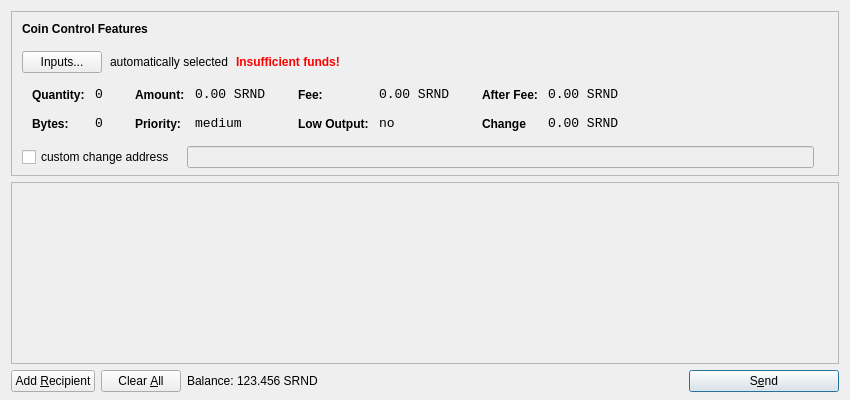
<?xml version="1.0" encoding="UTF-8"?>
<ui version="4.0">
 <class>SendCoinsDialog</class>
 <widget class="QDialog" name="SendCoinsDialog">
  <property name="geometry">
   <rect>
    <x>0</x>
    <y>0</y>
    <width>850</width>
    <height>400</height>
   </rect>
  </property>
  <property name="windowTitle">
   <string>Send Coins</string>
  </property>
  <layout class="QVBoxLayout" name="verticalLayout" stretch="0,1,0">
   <property name="bottomMargin">
    <number>8</number>
   </property>
   <item>
    <widget class="QFrame" name="frameCoinControl">
     <property name="sizePolicy">
      <sizepolicy hsizetype="Expanding" vsizetype="Expanding">
       <horstretch>0</horstretch>
       <verstretch>0</verstretch>
      </sizepolicy>
     </property>
     <property name="maximumSize">
      <size>
       <width>16777215</width>
       <height>16777215</height>
      </size>
     </property>
     <property name="frameShape">
      <enum>QFrame::StyledPanel</enum>
     </property>
     <property name="frameShadow">
      <enum>QFrame::Sunken</enum>
     </property>
     <layout class="QVBoxLayout" name="verticalLayoutCoinControl2">
      <property name="spacing">
       <number>-1</number>
      </property>
      <property name="leftMargin">
       <number>0</number>
      </property>
      <property name="topMargin">
       <number>0</number>
      </property>
      <property name="rightMargin">
       <number>0</number>
      </property>
      <property name="bottomMargin">
       <number>6</number>
      </property>
      <item>
       <layout class="QVBoxLayout" name="verticalLayoutCoinControl" stretch="0,0,0,0,1">
        <property name="spacing">
         <number>0</number>
        </property>
        <property name="leftMargin">
         <number>10</number>
        </property>
        <property name="topMargin">
         <number>10</number>
        </property>
        <item>
         <layout class="QHBoxLayout" name="horizontalLayoutCoinControl1">
          <property name="bottomMargin">
           <number>15</number>
          </property>
          <item>
           <widget class="QLabel" name="labelCoinControlFeatures">
            <property name="sizePolicy">
             <sizepolicy hsizetype="Preferred" vsizetype="Maximum">
              <horstretch>0</horstretch>
              <verstretch>0</verstretch>
             </sizepolicy>
            </property>
            <property name="font">
             <font>
              <weight>75</weight>
              <bold>true</bold>
             </font>
            </property>
            <property name="styleSheet">
             <string notr="true">font-weight:bold;</string>
            </property>
            <property name="text">
             <string>Coin Control Features</string>
            </property>
           </widget>
          </item>
         </layout>
        </item>
        <item>
         <layout class="QHBoxLayout" name="horizontalLayoutCoinControl2" stretch="0,0,0,0">
          <property name="spacing">
           <number>8</number>
          </property>
          <property name="bottomMargin">
           <number>10</number>
          </property>
          <item>
           <widget class="QPushButton" name="pushButtonCoinControl">
            <property name="styleSheet">
             <string notr="true"/>
            </property>
            <property name="text">
             <string>Inputs...</string>
            </property>
           </widget>
          </item>
          <item>
           <widget class="QLabel" name="labelCoinControlAutomaticallySelected">
            <property name="text">
             <string>automatically selected</string>
            </property>
            <property name="margin">
             <number>5</number>
            </property>
           </widget>
          </item>
          <item>
           <widget class="QLabel" name="labelCoinControlInsuffFunds">
            <property name="font">
             <font>
              <weight>75</weight>
              <bold>true</bold>
             </font>
            </property>
            <property name="styleSheet">
             <string notr="true">color:red;font-weight:bold;</string>
            </property>
            <property name="text">
             <string>Insufficient funds!</string>
            </property>
            <property name="margin">
             <number>5</number>
            </property>
           </widget>
          </item>
          <item>
           <spacer name="horizontalSpacerCoinControl">
            <property name="orientation">
             <enum>Qt::Horizontal</enum>
            </property>
            <property name="sizeHint" stdset="0">
             <size>
              <width>40</width>
              <height>1</height>
             </size>
            </property>
           </spacer>
          </item>
         </layout>
        </item>
        <item>
         <widget class="QWidget" name="widgetCoinControl" native="true">
          <property name="sizePolicy">
           <sizepolicy hsizetype="Preferred" vsizetype="Preferred">
            <horstretch>0</horstretch>
            <verstretch>0</verstretch>
           </sizepolicy>
          </property>
          <property name="minimumSize">
           <size>
            <width>0</width>
            <height>0</height>
           </size>
          </property>
          <property name="styleSheet">
           <string notr="true"/>
          </property>
          <layout class="QHBoxLayout" name="horizontalLayoutCoinControl5">
           <property name="margin">
            <number>0</number>
           </property>
           <item>
            <layout class="QHBoxLayout" name="horizontalLayoutCoinControl3" stretch="0,0,0,1">
             <property name="spacing">
              <number>20</number>
             </property>
             <property name="topMargin">
              <number>0</number>
             </property>
             <property name="bottomMargin">
              <number>10</number>
             </property>
             <item>
              <layout class="QFormLayout" name="formLayoutCoinControl1">
               <property name="horizontalSpacing">
                <number>10</number>
               </property>
               <property name="verticalSpacing">
                <number>14</number>
               </property>
               <property name="leftMargin">
                <number>10</number>
               </property>
               <property name="topMargin">
                <number>4</number>
               </property>
               <property name="rightMargin">
                <number>6</number>
               </property>
               <item row="0" column="0">
                <widget class="QLabel" name="labelCoinControlQuantityText">
                 <property name="styleSheet">
                  <string notr="true">font-weight:bold;</string>
                 </property>
                 <property name="text">
                  <string>Quantity:</string>
                 </property>
                 <property name="margin">
                  <number>0</number>
                 </property>
                </widget>
               </item>
               <item row="0" column="1">
                <widget class="QLabel" name="labelCoinControlQuantity">
                 <property name="font">
                  <font>
                   <family>Monospace</family>
                   <pointsize>10</pointsize>
                  </font>
                 </property>
                 <property name="cursor">
                  <cursorShape>IBeamCursor</cursorShape>
                 </property>
                 <property name="contextMenuPolicy">
                  <enum>Qt::ActionsContextMenu</enum>
                 </property>
                 <property name="text">
                  <string>0</string>
                 </property>
                 <property name="margin">
                  <number>0</number>
                 </property>
                 <property name="textInteractionFlags">
                  <set>Qt::LinksAccessibleByMouse|Qt::TextSelectableByKeyboard|Qt::TextSelectableByMouse</set>
                 </property>
                </widget>
               </item>
               <item row="1" column="0">
                <widget class="QLabel" name="labelCoinControlBytesText">
                 <property name="styleSheet">
                  <string notr="true">font-weight:bold;</string>
                 </property>
                 <property name="text">
                  <string>Bytes:</string>
                 </property>
                </widget>
               </item>
               <item row="1" column="1">
                <widget class="QLabel" name="labelCoinControlBytes">
                 <property name="font">
                  <font>
                   <family>Monospace</family>
                   <pointsize>10</pointsize>
                  </font>
                 </property>
                 <property name="cursor">
                  <cursorShape>IBeamCursor</cursorShape>
                 </property>
                 <property name="contextMenuPolicy">
                  <enum>Qt::ActionsContextMenu</enum>
                 </property>
                 <property name="text">
                  <string>0</string>
                 </property>
                 <property name="textInteractionFlags">
                  <set>Qt::LinksAccessibleByMouse|Qt::TextSelectableByKeyboard|Qt::TextSelectableByMouse</set>
                 </property>
                </widget>
               </item>
              </layout>
             </item>
             <item>
              <layout class="QFormLayout" name="formLayoutCoinControl2">
               <property name="horizontalSpacing">
                <number>10</number>
               </property>
               <property name="verticalSpacing">
                <number>14</number>
               </property>
               <property name="leftMargin">
                <number>6</number>
               </property>
               <property name="topMargin">
                <number>4</number>
               </property>
               <property name="rightMargin">
                <number>6</number>
               </property>
               <item row="0" column="0">
                <widget class="QLabel" name="labelCoinControlAmountText">
                 <property name="styleSheet">
                  <string notr="true">font-weight:bold;</string>
                 </property>
                 <property name="text">
                  <string>Amount:</string>
                 </property>
                 <property name="margin">
                  <number>0</number>
                 </property>
                </widget>
               </item>
               <item row="0" column="1">
                <widget class="QLabel" name="labelCoinControlAmount">
                 <property name="font">
                  <font>
                   <family>Monospace</family>
                   <pointsize>10</pointsize>
                  </font>
                 </property>
                 <property name="cursor">
                  <cursorShape>IBeamCursor</cursorShape>
                 </property>
                 <property name="contextMenuPolicy">
                  <enum>Qt::ActionsContextMenu</enum>
                 </property>
                 <property name="text">
                  <string>0.00 SRND</string>
                 </property>
                 <property name="textInteractionFlags">
                  <set>Qt::LinksAccessibleByMouse|Qt::TextSelectableByKeyboard|Qt::TextSelectableByMouse</set>
                 </property>
                </widget>
               </item>
               <item row="1" column="0">
                <widget class="QLabel" name="labelCoinControlPriorityText">
                 <property name="styleSheet">
                  <string notr="true">font-weight:bold;</string>
                 </property>
                 <property name="text">
                  <string>Priority:</string>
                 </property>
                </widget>
               </item>
               <item row="1" column="1">
                <widget class="QLabel" name="labelCoinControlPriority">
                 <property name="font">
                  <font>
                   <family>Monospace</family>
                   <pointsize>10</pointsize>
                  </font>
                 </property>
                 <property name="cursor">
                  <cursorShape>IBeamCursor</cursorShape>
                 </property>
                 <property name="contextMenuPolicy">
                  <enum>Qt::ActionsContextMenu</enum>
                 </property>
                 <property name="text">
                  <string>medium</string>
                 </property>
                 <property name="textInteractionFlags">
                  <set>Qt::LinksAccessibleByMouse|Qt::TextSelectableByKeyboard|Qt::TextSelectableByMouse</set>
                 </property>
                </widget>
               </item>
              </layout>
             </item>
             <item>
              <layout class="QFormLayout" name="formLayoutCoinControl3">
               <property name="horizontalSpacing">
                <number>10</number>
               </property>
               <property name="verticalSpacing">
                <number>14</number>
               </property>
               <property name="leftMargin">
                <number>6</number>
               </property>
               <property name="topMargin">
                <number>4</number>
               </property>
               <property name="rightMargin">
                <number>6</number>
               </property>
               <item row="0" column="0">
                <widget class="QLabel" name="labelCoinControlFeeText">
                 <property name="styleSheet">
                  <string notr="true">font-weight:bold;</string>
                 </property>
                 <property name="text">
                  <string>Fee:</string>
                 </property>
                 <property name="margin">
                  <number>0</number>
                 </property>
                </widget>
               </item>
               <item row="0" column="1">
                <widget class="QLabel" name="labelCoinControlFee">
                 <property name="font">
                  <font>
                   <family>Monospace</family>
                   <pointsize>10</pointsize>
                  </font>
                 </property>
                 <property name="cursor">
                  <cursorShape>IBeamCursor</cursorShape>
                 </property>
                 <property name="contextMenuPolicy">
                  <enum>Qt::ActionsContextMenu</enum>
                 </property>
                 <property name="text">
                  <string>0.00 SRND</string>
                 </property>
                 <property name="textInteractionFlags">
                  <set>Qt::LinksAccessibleByMouse|Qt::TextSelectableByKeyboard|Qt::TextSelectableByMouse</set>
                 </property>
                </widget>
               </item>
               <item row="1" column="0">
                <widget class="QLabel" name="labelCoinControlLowOutputText">
                 <property name="styleSheet">
                  <string notr="true">font-weight:bold;</string>
                 </property>
                 <property name="text">
                  <string>Low Output:</string>
                 </property>
                </widget>
               </item>
               <item row="1" column="1">
                <widget class="QLabel" name="labelCoinControlLowOutput">
                 <property name="font">
                  <font>
                   <family>Monospace</family>
                   <pointsize>10</pointsize>
                  </font>
                 </property>
                 <property name="cursor">
                  <cursorShape>IBeamCursor</cursorShape>
                 </property>
                 <property name="contextMenuPolicy">
                  <enum>Qt::ActionsContextMenu</enum>
                 </property>
                 <property name="text">
                  <string>no</string>
                 </property>
                 <property name="textInteractionFlags">
                  <set>Qt::LinksAccessibleByMouse|Qt::TextSelectableByKeyboard|Qt::TextSelectableByMouse</set>
                 </property>
                </widget>
               </item>
              </layout>
             </item>
             <item>
              <layout class="QFormLayout" name="formLayoutCoinControl4">
               <property name="horizontalSpacing">
                <number>10</number>
               </property>
               <property name="verticalSpacing">
                <number>14</number>
               </property>
               <property name="leftMargin">
                <number>6</number>
               </property>
               <property name="topMargin">
                <number>4</number>
               </property>
               <property name="rightMargin">
                <number>6</number>
               </property>
               <item row="0" column="0">
                <widget class="QLabel" name="labelCoinControlAfterFeeText">
                 <property name="styleSheet">
                  <string notr="true">font-weight:bold;</string>
                 </property>
                 <property name="text">
                  <string>After Fee:</string>
                 </property>
                 <property name="margin">
                  <number>0</number>
                 </property>
                </widget>
               </item>
               <item row="0" column="1">
                <widget class="QLabel" name="labelCoinControlAfterFee">
                 <property name="font">
                  <font>
                   <family>Monospace</family>
                   <pointsize>10</pointsize>
                  </font>
                 </property>
                 <property name="cursor">
                  <cursorShape>IBeamCursor</cursorShape>
                 </property>
                 <property name="contextMenuPolicy">
                  <enum>Qt::ActionsContextMenu</enum>
                 </property>
                 <property name="text">
                  <string>0.00 SRND</string>
                 </property>
                 <property name="textInteractionFlags">
                  <set>Qt::LinksAccessibleByMouse|Qt::TextSelectableByKeyboard|Qt::TextSelectableByMouse</set>
                 </property>
                </widget>
               </item>
               <item row="1" column="0">
                <widget class="QLabel" name="labelCoinControlChangeText">
                 <property name="styleSheet">
                  <string notr="true">font-weight:bold;</string>
                 </property>
                 <property name="text">
                  <string>Change</string>
                 </property>
                </widget>
               </item>
               <item row="1" column="1">
                <widget class="QLabel" name="labelCoinControlChange">
                 <property name="font">
                  <font>
                   <family>Monospace</family>
                   <pointsize>10</pointsize>
                  </font>
                 </property>
                 <property name="cursor">
                  <cursorShape>IBeamCursor</cursorShape>
                 </property>
                 <property name="contextMenuPolicy">
                  <enum>Qt::ActionsContextMenu</enum>
                 </property>
                 <property name="text">
                  <string>0.00 SRND</string>
                 </property>
                 <property name="textInteractionFlags">
                  <set>Qt::LinksAccessibleByMouse|Qt::TextSelectableByKeyboard|Qt::TextSelectableByMouse</set>
                 </property>
                </widget>
               </item>
              </layout>
             </item>
            </layout>
           </item>
          </layout>
         </widget>
        </item>
        <item>
         <layout class="QHBoxLayout" name="horizontalLayoutCoinControl4" stretch="0,0,0">
          <property name="spacing">
           <number>12</number>
          </property>
          <property name="sizeConstraint">
           <enum>QLayout::SetDefaultConstraint</enum>
          </property>
          <property name="topMargin">
           <number>5</number>
          </property>
          <property name="rightMargin">
           <number>5</number>
          </property>
          <item>
           <widget class="QCheckBox" name="checkBoxCoinControlChange">
            <property name="text">
             <string>custom change address</string>
            </property>
           </widget>
          </item>
          <item>
           <widget class="QLineEdit" name="lineEditCoinControlChange">
            <property name="enabled">
             <bool>false</bool>
            </property>
            <property name="sizePolicy">
             <sizepolicy hsizetype="Expanding" vsizetype="Fixed">
              <horstretch>0</horstretch>
              <verstretch>0</verstretch>
             </sizepolicy>
            </property>
           </widget>
          </item>
          <item>
           <widget class="QLabel" name="labelCoinControlChangeLabel">
            <property name="sizePolicy">
             <sizepolicy hsizetype="Preferred" vsizetype="Expanding">
              <horstretch>0</horstretch>
              <verstretch>0</verstretch>
             </sizepolicy>
            </property>
            <property name="minimumSize">
             <size>
              <width>0</width>
              <height>0</height>
             </size>
            </property>
            <property name="text">
             <string/>
            </property>
            <property name="margin">
             <number>3</number>
            </property>
           </widget>
          </item>
         </layout>
        </item>
        <item>
         <spacer name="verticalSpacerCoinControl">
          <property name="orientation">
           <enum>Qt::Vertical</enum>
          </property>
          <property name="sizeHint" stdset="0">
           <size>
            <width>800</width>
            <height>1</height>
           </size>
          </property>
         </spacer>
        </item>
       </layout>
      </item>
     </layout>
    </widget>
   </item>
   <item>
    <widget class="QScrollArea" name="scrollArea">
     <property name="widgetResizable">
      <bool>true</bool>
     </property>
     <widget class="QWidget" name="scrollAreaWidgetContents">
      <property name="geometry">
       <rect>
        <x>0</x>
        <y>0</y>
        <width>830</width>
        <height>165</height>
       </rect>
      </property>
      <layout class="QVBoxLayout" name="verticalLayout_2">
       <property name="margin">
        <number>0</number>
       </property>
       <item>
        <layout class="QVBoxLayout" name="entries">
         <property name="spacing">
          <number>6</number>
         </property>
        </layout>
       </item>
       <item>
        <spacer name="verticalSpacer">
         <property name="orientation">
          <enum>Qt::Vertical</enum>
         </property>
         <property name="sizeHint" stdset="0">
          <size>
           <width>20</width>
           <height>40</height>
          </size>
         </property>
        </spacer>
       </item>
      </layout>
     </widget>
    </widget>
   </item>
   <item>
    <layout class="QHBoxLayout" name="horizontalLayout">
     <item>
      <widget class="QPushButton" name="addButton">
       <property name="toolTip">
        <string>Send to multiple recipients at once</string>
       </property>
       <property name="text">
        <string>Add &amp;Recipient</string>
       </property>
       <property name="icon">
        <iconset resource="../bitcoin.qrc">
         <normaloff>:/icons/add</normaloff>:/icons/add</iconset>
       </property>
       <property name="autoDefault">
        <bool>false</bool>
       </property>
      </widget>
     </item>
     <item>
      <widget class="QPushButton" name="clearButton">
       <property name="sizePolicy">
        <sizepolicy hsizetype="Minimum" vsizetype="Fixed">
         <horstretch>0</horstretch>
         <verstretch>0</verstretch>
        </sizepolicy>
       </property>
       <property name="toolTip">
        <string>Remove all transaction fields</string>
       </property>
       <property name="text">
        <string>Clear &amp;All</string>
       </property>
       <property name="icon">
        <iconset resource="../bitcoin.qrc">
         <normaloff>:/icons/remove</normaloff>:/icons/remove</iconset>
       </property>
       <property name="autoRepeatDelay">
        <number>300</number>
       </property>
       <property name="autoDefault">
        <bool>false</bool>
       </property>
      </widget>
     </item>
     <item>
      <layout class="QHBoxLayout" name="horizontalLayout_2">
       <property name="spacing">
        <number>3</number>
       </property>
       <item>
        <widget class="QLabel" name="label">
         <property name="sizePolicy">
          <sizepolicy hsizetype="Preferred" vsizetype="Fixed">
           <horstretch>0</horstretch>
           <verstretch>0</verstretch>
          </sizepolicy>
         </property>
         <property name="text">
          <string>Balance:</string>
         </property>
        </widget>
       </item>
       <item>
        <widget class="QLabel" name="labelBalance">
         <property name="sizePolicy">
          <sizepolicy hsizetype="Preferred" vsizetype="Fixed">
           <horstretch>0</horstretch>
           <verstretch>0</verstretch>
          </sizepolicy>
         </property>
         <property name="cursor">
          <cursorShape>IBeamCursor</cursorShape>
         </property>
         <property name="text">
          <string>123.456 SRND</string>
         </property>
         <property name="textInteractionFlags">
          <set>Qt::LinksAccessibleByMouse|Qt::TextSelectableByKeyboard|Qt::TextSelectableByMouse</set>
         </property>
        </widget>
       </item>
      </layout>
     </item>
     <item>
      <spacer name="horizontalSpacer">
       <property name="orientation">
        <enum>Qt::Horizontal</enum>
       </property>
       <property name="sizeHint" stdset="0">
        <size>
         <width>40</width>
         <height>20</height>
        </size>
       </property>
      </spacer>
     </item>
     <item>
      <widget class="QPushButton" name="sendButton">
       <property name="minimumSize">
        <size>
         <width>150</width>
         <height>0</height>
        </size>
       </property>
       <property name="toolTip">
        <string>Confirm the send action</string>
       </property>
       <property name="text">
        <string>S&amp;end</string>
       </property>
       <property name="icon">
        <iconset resource="../bitcoin.qrc">
         <normaloff>:/icons/send</normaloff>:/icons/send</iconset>
       </property>
       <property name="default">
        <bool>true</bool>
       </property>
      </widget>
     </item>
    </layout>
   </item>
  </layout>
 </widget>
 <resources>
  <include location="../bitcoin.qrc"/>
 </resources>
 <connections/>
</ui>
